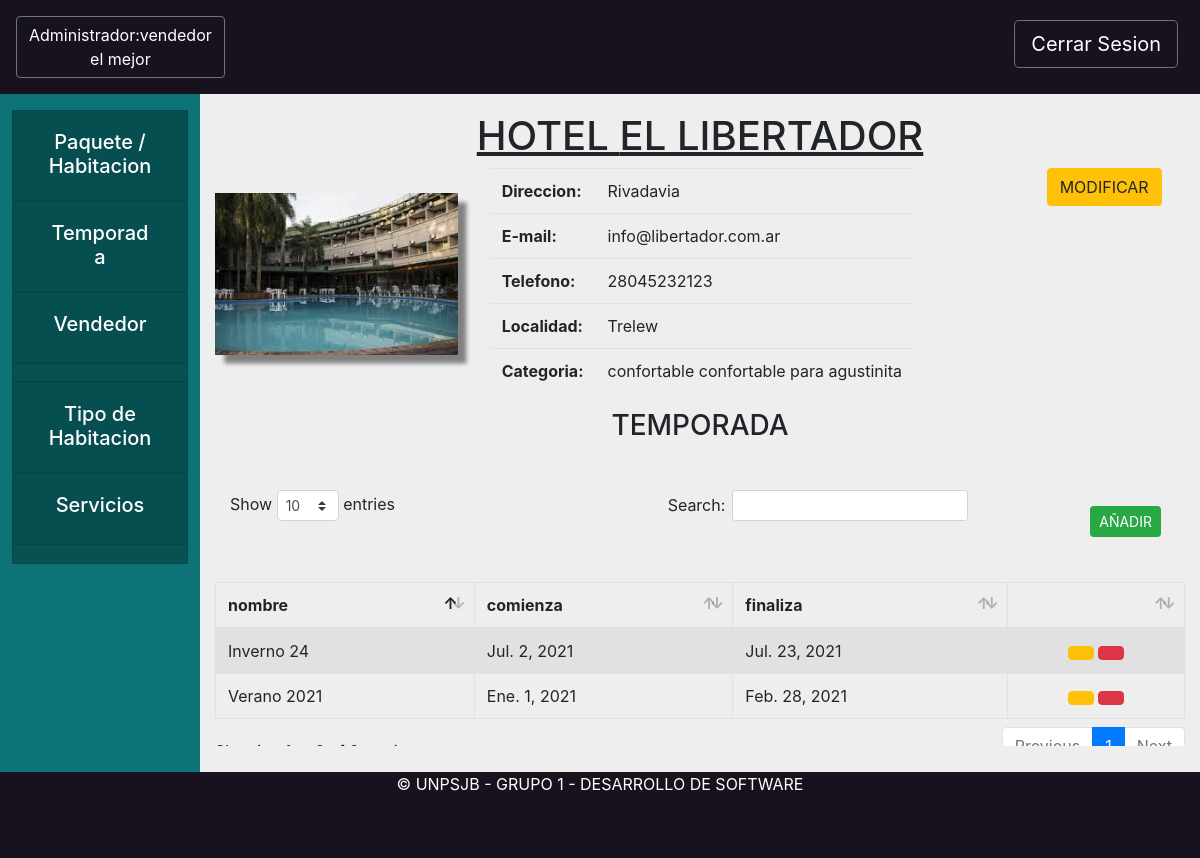
Page /hotel/temporadaHotel/1 (signed in) on the committed database.
### core/models.py (models this page shows, shortened)
class Persona(models.Model):
    DNI = 0
    PASAPORTE = 1
    LIBRETA = 2
    TIPOS_DOCUMENTO = (
        (DNI, "DNI"),
        (PASAPORTE, "PASAPORTE"),
        (LIBRETA, "LIBRETA")
    )
    objects = PersonaManager.from_queryset(PersonaQuerySet)()
    tipo_documento = models.PositiveSmallIntegerField(choices=TIPOS_DOCUMENTO)
    documento = models.CharField(max_length=13)
    nombre = models.CharField(max_length=200)
    apellido = models.CharField(max_length=200)
    usuario = models.OneToOneField(User, null=True, blank=True, on_delete=models.SET_NULL)

class Localidad(models.Model):
    objects = LocalidadManager.from_queryset(LocalidadQuerySet)()
    nombre = models.CharField(max_length=200)
    provincia = models.ForeignKey(Provincia, on_delete=models.CASCADE)
    def __str__(self):
        return self.nombre

class Categoria(models.Model):
    ESTRELLA_A = 0
    ESTRELLA_B = 1
    ESTRELLA_C = 2
    ESTRELLA_1 = 3
    ESTRELLA_2 = 4
    ESTRELLA_3 = 5
    ESTRELLA_4 = 6
    ESTRELLA_5 = 7
    ESTRELLAS = (
        (ESTRELLA_A, "A"),
        (ESTRELLA_B, "B"),
        (ESTRELLA_C, "C"),
        (ESTRELLA_1, "Tourist"),
        (ESTRELLA_2, "Standard"),
        (ESTRELLA_3, "Comfort"),
        (ESTRELLA_4, "First Class"),
        (ESTRELLA_5, "Luxury"),
    )
    estrellas = models.PositiveSmallIntegerField(choices=ESTRELLAS)
    nombre = models.CharField(max_length=200)
    servicios = models.ManyToManyField(Servicio)
    def __str__(self):
        return self.nombre

### hotel/models.py (models this page shows, shortened)
class Hotel(models.Model):
    objects = HotelManager.from_queryset(HotelQuerySet)()
    nombre = models.CharField(max_length=200)
    direccion = models.CharField(max_length=800)
    email = models.EmailField(max_length=200)
    telefono = models.CharField(max_length=200)
    localidad = models.ForeignKey(Localidad, on_delete=models.CASCADE)
    encargado= models.ForeignKey(Encargado, on_delete=models.CASCADE, null=True)
    categoria = models.ForeignKey(Categoria, on_delete=models.CASCADE)
    servicios = models.ManyToManyField(Servicio)
    tipos = models.ManyToManyField(TipoHabitacion, through='PrecioPorTipo', through_fields=('hotel', 'tipo'))
    vendedores = models.ManyToManyField(Vendedor)#, related_name="hoteles")
    def es_hospedaje(self):
        return self.categoria.estrellas in [Categoria.ESTRELLA_A, Categoria.ESTRELLA_B, Categoria.ESTRELLA_C]
    def get_temporadas(self):
        return TemporadaAlta.objects.filter(hotel=self)

class TemporadaAlta(models.Model):
    nombre = models.CharField(max_length=200)
    hotel = models.ForeignKey(Hotel, on_delete=models.CASCADE, related_name="temporadas")
    inicio = models.DateField('fecha inicio')
    fin = models.DateField('fecha fin')

### hotel/views.py (the view)
# urls.py: path('temporadaHotel/<hotel>', hviews.temporadaHotel, name="temporadaHotel"),
def temporadaHotel(request,hotel):
    personaInstancia = request.user.persona
    hotelInstancia =get_object_or_404(Hotel, pk=hotel)
    return render(request, "hotel/temporada_Hotel_Admin.html",{"hotel":hotelInstancia,"administrador":personaInstancia })

### hotel/templates/hotel/temporada_Hotel_Admin.html (shortened to what this page needs)
{% extends "hotel/vistaHotelAdmin.html" %}
{% load static %}
{% block header %}
<button onclick="location.href='/core/homeAdministrador'" style="text-decoration:none"
    class="rounded-1 btn  btn-outline-secondary text-white ">Administrador:{% if administrador %}{{administrador.nombre}} {{administrador.apellido}}{% endif %}</button>
{% endblock header %}
{% block datosVista %}
<div class="formularioTemporada" id="temporadaHabitaciones">
    <center>
        <h3 class="mb-5">TEMPORADA</h3>
    </center>
    <table id="example1" class="table table-striped table-bordered tablaListaHabitacion">
        <button type="button" class="btn btn-success mt-3 mr-4 float-right btn-sm" data-toggle="modal"
            data-target="#crearTemporadaHotel"
            onclick="abrir_modal('{% url 'hotel:modalCrearTemporadaHotel' hotel.pk %}', '#crearTemporadaHotel');">
            AÑADIR</button>
        <thead>
            <tr>
                <th>nombre</th>
                <th>comienza</th>
                <th>finaliza</th>
                <th></th>
            </tr>
        </thead>
        <tbody>
            {% for temporada in hotel.get_temporadas %}
            <tr>
                <td>{{temporada.nombre}}</td>
                <td>{{temporada.inicio}}</td>
                <td>{{temporada.fin}}</td>
                <td>
                    <center>
                        <button type="button" class="btn btn-warning" data-toggle="modal" data-target="#modificarTemporada" onclick="abrir_modal('{% url 'hotel:modalModificarTemporada' hotel.pk temporada.pk%}','#modificarTemporada');" title="Modificar">
                        </button>
                        <button type="button" class="btn btn-danger" data-toggle="modal"
                            data-target="#eliminarTemporada"
                            onclick="abrir_modal('{% url 'hotel:modalEliminarTemporada' hotel.pk temporada.pk%}','#eliminarTemporada');" title="Eliminar">
                        </button>
                    </center>
                </td>
            </tr>
            {% endfor %}
        </tbody>
    </table>
</div>
{% endblock datosVista %}

### hotel/templates/hotel/vistaHotelAdmin.html (shortened to what this page needs)
{% extends 'base/base.html'%}
{% load static %}
{% block extra_css %}
<link rel="stylesheet" href="{% static '/css/vistaHotel.css' %}">
{% endblock extra_css %}
{% block tarjeta1 %}
<div class="card rounded-0">
    <div class="card-header" id="headingOne">
        <button onclick="location.href='{% url 'hotel:vistaHotel' hotel.pk %}'"
            class="btn btn-link btn-block text-white">
            <center>
                <h5> Paquete / Habitacion</h5>
            </center>
        </button>
    </div>
</div>
{% endblock tarjeta1 %}
{% block tarjeta2 %}
<div class="card rounded-0">
    <div class="card-header" id="headingOne">
        <button onclick="location.href='{% url 'hotel:temporadaHotel' hotel.pk %}'"
            class="btn btn-link btn-block text-white">
            <center>
                <h5> Temporada </h5>
            </center>
        </button>
    </div>
</div>
{% endblock tarjeta2 %}
{% block tarjeta3 %}
<div class="card rounded-0">
    <div class="card-header" id="headingOne">
        <button onclick="location.href='{% url 'hotel:vendedoresHotel' hotel.pk %}'"
            class="btn btn-link btn-block text-white">
            <center>
                <h5>Vendedor </h5>
            </center>
        </button>
    </div>
</div>
{% endblock tarjeta3 %}
{% block tarjeta5 %}
<div class="card rounded-0">
    <div class="card-header" id="headingOne">
        <button onclick="location.href='{% url 'hotel:tipoHabitacionHotel' hotel.pk %}'"
            class="btn btn-link btn-block text-white">
            <center>
                <h5>Tipo de Habitacion </h5>
            </center>
        </button>
    </div>
</div>
{% endblock tarjeta5 %}
{% block tarjeta6 %}
<div class="card rounded-0">
    <div class="card-header" id="headingOne">
        <button onclick="location.href='{% url 'hotel:serviciosHotel' hotel.pk %}'" class="btn btn-link btn-block text-white">
            <center>
                <h5> Servicios</h5>
            </center>
        </button>
    </div>
</div>
{% endblock tarjeta6 %}
{% block content %}
<div class="titulo">
    <h1>
        <center> <u> {%if hotel.es_hospedaje%} HOSPEDAJE {%else%} HOTEL {% endif %} {{hotel.nombre.upper}}</u> </center>
    </h1>
</div>
<div class="datosHotel">
    <div class="container">
        <div class="row">
            <div class="col-sm-3 lugarImagen">
                <img class="imagen" src="{% static '/media/hoteles/1.jpg' %}">
            </div>
            <div class="col-sm-7">
                <center>
                    <table class="table table-responsive tablaDatos">
                        <tr>
                            <th>Direccion:</th>
                            <td>{{hotel.direccion}}</td>
                        </tr>
                        <tr>
                            <th>E-mail:</th>
                            <td>{{hotel.email}}</td>
                        </tr>
                        <tr>
                            <th>Telefono:</th>
                            <td>{{hotel.telefono}}</td>
                        </tr>
                        <tr>
                            <th>Localidad:</th>
                            <td>{{hotel.localidad}}</td>
                        </tr>
                        <tr>
                            <th>Categoria:</th>
                            <td>{{hotel.categoria}}</td>
                        </tr>
                    </table>
                </center>
            </div>
            <div class="col-sm-2">
                <center>
                    <button type="button" class="btn btn-warning" data-toggle="modal" data-target="#modificarHotel"
                        onclick="abrir_modal('{% url 'hotel:modalModificarHotel' hotel.pk %}','#modificarHotel');">
                        MODIFICAR</button>
                </center>
            </div>
        </div>
    </div>
</div>
{% block datosVista %}{% endblock datosVista %}
    {% endblock content %}

### static/css/styleBase.css (style rules this page uses)
.card { background-color: #085153; height: 11%; }
.bodyComplete { background-color: #eeeeee; width: 100%; height: 100%; }

### static/css/vistaHotel.css (style rules this page uses)
.titulo { margin-top: 3vh; }
.lugarImagen { padding: 3vh 0 0 0; margin-left: 0 ; }
.imagen { box-shadow: 1vh 1vh 0.5vh grey; width: 100%; height: auto; }
.tablaDatos { margin-left: 2vh; }

### rows in the picture
Persona: nombre "vendedor", apellido "el mejor"
Hotel: nombre "EL LIBERTADOR", direccion "Rivadavia", email "info@libertador.com.ar", telefono "28045232123", localidad "Trelew", categoria "confortable confortable para agustinita"
TemporadaAlta: nombre "Verano 2021", inicio "Ene. 1, 2021", fin "Feb. 28, 2021"
TemporadaAlta: nombre "Inverno 24", inicio "Jul. 2, 2021", fin "Jul. 23, 2021"
